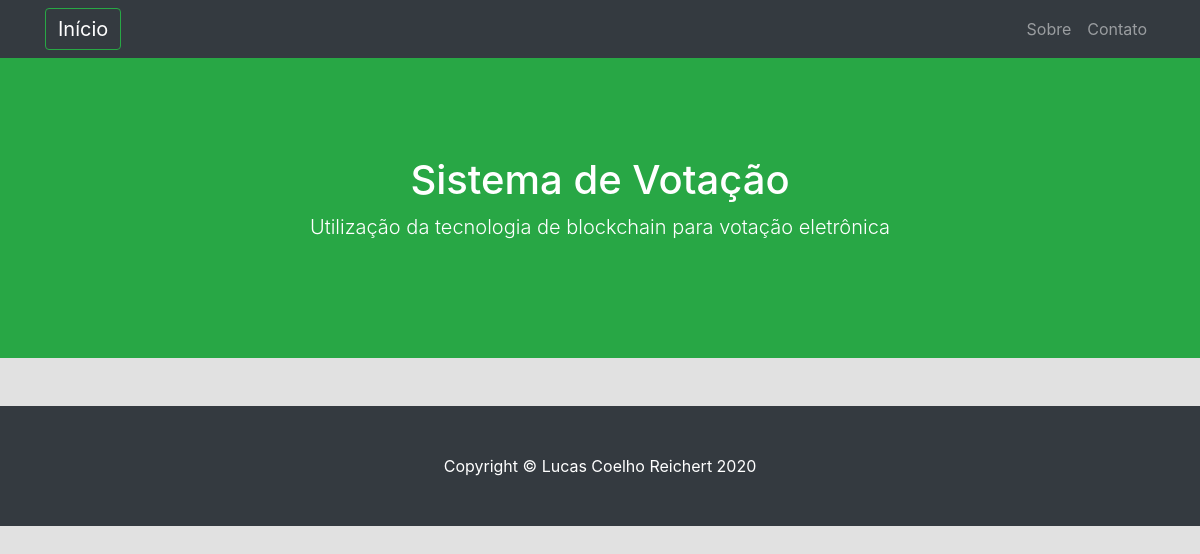
/usuarios/consulta/, run on an earlier commit of the app's database.
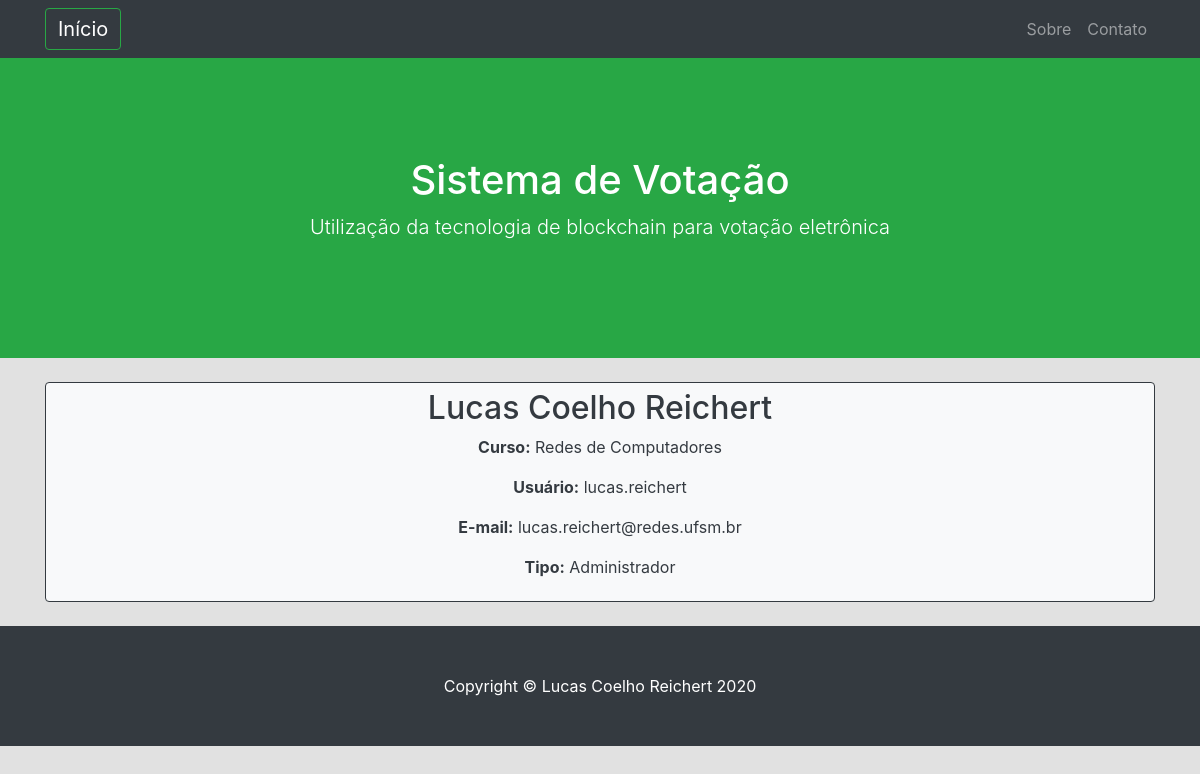
And on a later commit of the database.
### usuarios/models.py (models this page shows, shortened)
class Usuario(models.Model):
    usuario = models.CharField(max_length=40)
    nome =  models.CharField(max_length=100)
    sobrenome =  models.CharField(max_length=100)
    email = models.EmailField(max_length=100)
    senha = models.CharField(max_length=50)
    data = models.DateTimeField(default=timezone.now)
    tipo = models.CharField(max_length=20, choices=(("Administrador", _("Administrador")),  #criação do modelo de opções do tipo de usuário
                                        ("Eleitor", _("Eleitor")),
                                        ("Candidato", _("Candidato"))),
                                default="Eleitor") # vai definir Eleitor como a opção default
    curso = models.ForeignKey(Cursos, on_delete=models.CASCADE, default="") #chave estrangeira da tabela curso

### cursos/models.py (models this page shows, shortened)
class Cursos(models.Model):
    nome = models.CharField(max_length=100)
    descricao = models.CharField(max_length=500)
    carga_horaria = models.IntegerField()
    centro = models.CharField(max_length=50) # pensar em criar uma tabela para o centro
    data = models.DateTimeField(default=timezone.now)
    def __str__(self):
        return self.nome

### usuarios/views.py (the view)
# urls.py: path('consulta/', views.consulta, name='consulta_cursos'),
def consulta(request): # Listagem dos usuários criados
    usuarios = Usuario.objects.filter().order_by('nome') #buscar os usuários no banco e ordenar pelo nome
    return render(request, 'usuarios/consulta.html', {'usuarios': usuarios}) #chamar o template de consulta, passando a lista de usuários como parâmetro

### usuarios/templates/usuarios/consulta.html
{% extends 'base.html' %}
{% block content %}
    {% for user in usuarios %}
        <a method="POST" class="btn btn-light btn-block btn-outline-dark" href="{% url 'edicao' pk=user.pk %}"><div>
            <h2> {{ user.nome }} {{ user.sobrenome }} </h2>
            <p><b>Curso:</b> {{ user.curso}}</p>
            <p><b>Usuário:</b> {{ user.usuario}}</p>
            <p><b>E-mail:</b> {{ user.email}}</p>
            <p><b>Tipo:</b> {{user.tipo}}</p>
        </div></a>
    {% endfor %}
{% endblock %}

What changed in the data, as far as the page shows it:
added Usuario: nome "Lucas", sobrenome "Coelho Reichert", curso "Redes de Computadores", usuario "lucas.reichert", email "lucas.reichert@redes.ufsm.br", tipo "Administrador"
